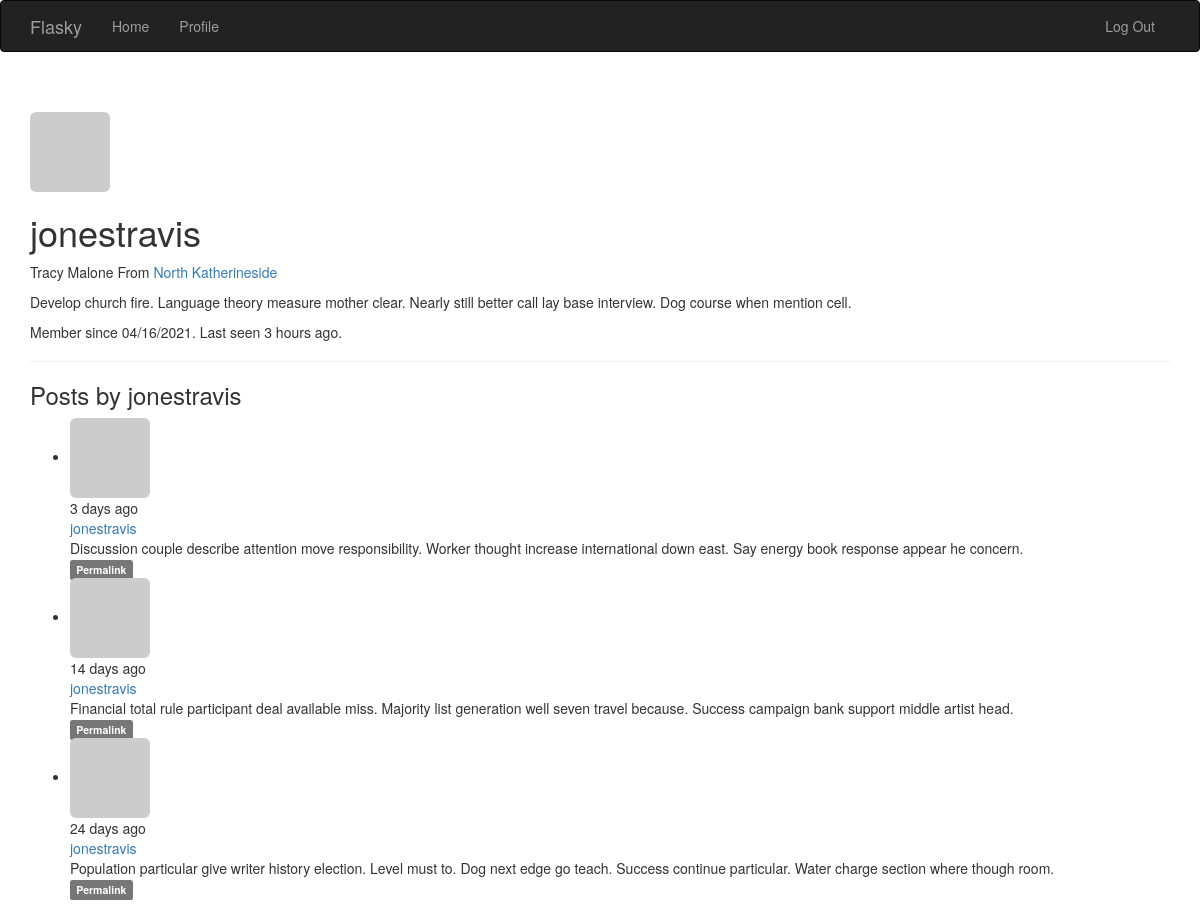
Screenshot of /user/jonestravis (signed in) with the database file from the repository.
### app/models.py (models this page shows, shortened)
class User(UserMixin, db.Model):
    __tablename__ = 'users'
    id = db.Column(db.Integer, primary_key=True)
    email = db.Column(db.String(64), unique=True, index=True)
    username = db.Column(db.String(64), unique=True, index=True)
    password_hash = db.Column(db.String(128))
    role_id = db.Column(db.Integer, db.ForeignKey('roles.id'))
    confirmed = db.Column(db.Boolean, default=False)
    name = db.Column(db.String(64))
    location = db.Column(db.String(64))
    about_me = db.Column(db.Text())
    member_since = db.Column(db.DateTime(), default=datetime.utcnow)
    last_seen = db.Column(db.DateTime(), default=datetime.utcnow)
    avatar_hash = db.Column(db.String(32))
    posts = db.relationship('Post', backref='author', lazy='dynamic')
    @property
    def password(self):
        raise AttributeError('password is not a readable attribute')
    def can(self, perm):
        return self.role is not None and self.role.has_permission(perm)
    def is_administrator(self):
        return self.can(Permission.ADMIN)
    def ping(self):
        self.last_seen = datetime.utcnow()
        db.session.add(self)
        db.session.commit()
    def gravatar(self, size=100, default='identicon', rating='g'):
        url = 'https://secure.gravatar.com/avatar'
        hash = self.avatar_hash or self.gravatar_hash()
        return '{url}/{hash}?s={size}&d={default}&r={rating}'.format(
            url=url, hash=hash, size=size, default=default, rating=rating)

class Post(db.Model):
    __tablename__ = 'posts'
    id = db.Column(db.Integer, primary_key=True)
    body = db.Column(db.Text)
    body_html = db.Column(db.Text)
    timestamp = db.Column(db.DateTime, index=True, default=datetime.utcnow)
    author_id = db.Column(db.Integer, db.ForeignKey('users.id'))

### app/main/views.py (the view)
@main.route('/user/<username>')
def user(username):
    user = User.query.filter_by(username=username).first()
    if user is None:
        abort(404)
    posts = user.posts.order_by(Post.timestamp.desc()).all()
    return render_template('user.html', user=user, posts=posts)

### app/auth/views.py (called while the page is built)
@auth.before_app_request
def before_request():
    if current_user.is_authenticated:
        current_user.ping()
        if not current_user.confirmed \
                and request.endpoint \
                and request.blueprint != 'auth' \
                and request.endpoint != 'static':
            return redirect(url_for('auth.unconfirmed'))

@auth.before_app_request
def before_request():
    if current_user.is_authenticated \
            and not current_user.confirmed \
            and request.blueprint != 'auth' \
            and request.endpoint != 'static':
        return redirect(url_for('auth.unconfirmed'))

### app/main/__init__.py (called while the page is built)
@main.app_context_processor
def inject_permissions():
    return dict(Permission=Permission)

### app/models.py (called while the page is built)
    def has_permission(self, perm):
        return self.permissions & perm == perm

    @login_manager.user_loader
    def load_user(user_id):
        return User.query.get(int(user_id))

### app/templates/user.html (shortened to what this page needs)
{% extends "base.html" %}
{% block page_content %}
<div class="page-header">
    <img class="img-rounded profile-thumbnail" src="{{ user.gravatar(size=256) }}">
    <div class="profile-header">
        <h1>{{ user.username }}</h1>
        {% if user.name or user.location %}
        <p>
            {% if user.name %}{{ user.name }}{% endif %}
            {% if user.location %}
                From <a href="http://maps.google.com/?q={{ user.location }}">
                    {{ user.location }}
                </a>
            {% endif %}
        </p>
        {% endif %}
        {% if user.about_me %}<p>{{ user.about_me }}</p>{% endif %}
        <p>
            Member since {{ moment(user.member_since).format('L') }}.
            Last seen {{ moment(user.last_seen).fromNow() }}.
        </p>
    </div>
</div>
<h3>Posts by {{ user.username }}</h3>
{% include '_posts.html' %}
{% endblock %}

### app/templates/_posts.html (shortened to what this page needs)
<ul class="posts">
    {% for post in posts %}
    <li class="post">
        <div class="post-thumbnail">
            <a href="{{ url_for('.user', username=post.author.username) }}">
                <img class="img-rounded profile-thumbnail" src="{{ post.author.gravatar(size=40) }}">
            </a>
        </div>
        <div class="post-content">
            <div class="post-date">{{ moment(post.timestamp).fromNow() }}</div>
            <div class="post-author"><a href="{{ url_for('.user', username=post.author.username) }}">{{ post.author.username }}</a></div>
            <div class="post-body">
                {% if post.body_html %}
                    {{ post.body_html | safe }}
                {% else %}
                    {{ post.body }}
                {% endif %}
            </div>
            <div class="post-footer">
                <a href="{{ url_for('.post', id=post.id) }}">
                    <span class="label label-default">Permalink</span>
                </a>
            </div>
        </div>
    </li>
    {% endfor %}
</ul>

### rows the page displays
User: username "jonestravis", name "Tracy Malone", location "North Katherineside", about_me "Develop church fire. Language theory measure mother clear. Nearly still better call lay base interview. Dog course when mention cell.", member_since "04/16/2021", last_seen "3 hours ago"
Post: timestamp "3 days ago", author.username "jonestravis", body "Discussion couple describe attention move responsibility. Worker thought increase international down east. Say energy book response appear he concern."
Post: timestamp "14 days ago", author.username "jonestravis", body "Financial total rule participant deal available miss. Majority list generation well seven travel because. Success campaign bank support middle artist head."
Post: timestamp "24 days ago", author.username "jonestravis", body "Population particular give writer history election. Level must to. Dog next edge go teach. Success continue particular. Water charge section where though room."
